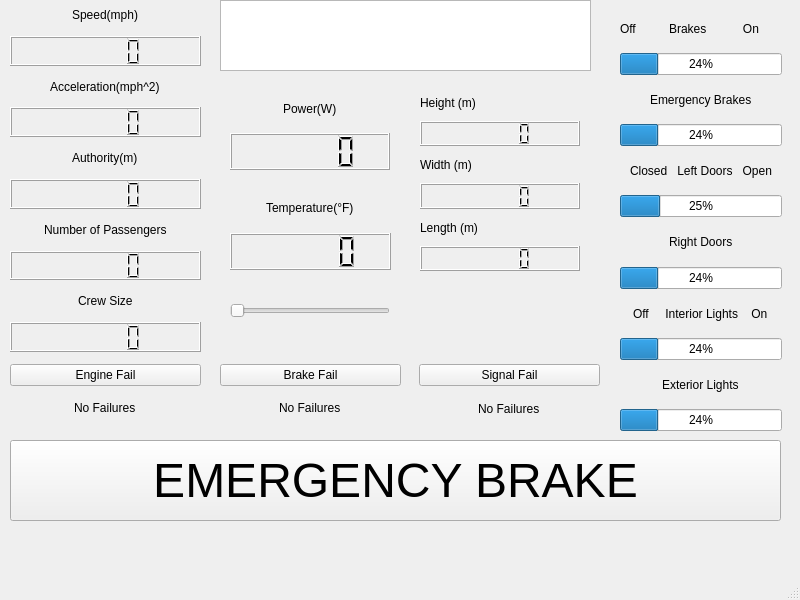
<?xml version="1.0" encoding="UTF-8"?>
<ui version="4.0">
 <class>trainUI</class>
 <widget class="QMainWindow" name="trainUI">
  <property name="geometry">
   <rect>
    <x>0</x>
    <y>0</y>
    <width>800</width>
    <height>600</height>
   </rect>
  </property>
  <property name="windowTitle">
   <string>trainUI</string>
  </property>
  <widget class="QWidget" name="centralwidget">
   <widget class="QLabel" name="label_16">
    <property name="geometry">
     <rect>
      <x>10</x>
      <y>190</y>
      <width>771</width>
      <height>161</height>
     </rect>
    </property>
    <property name="baseSize">
     <size>
      <width>10</width>
      <height>10</height>
     </size>
    </property>
    <property name="palette">
     <palette>
      <active>
       <colorrole role="Text">
        <brush brushstyle="SolidPattern">
         <color alpha="216">
          <red>242</red>
          <green>11</green>
          <blue>0</blue>
         </color>
        </brush>
       </colorrole>
       <colorrole role="PlaceholderText">
        <brush brushstyle="SolidPattern">
         <color alpha="128">
          <red>242</red>
          <green>11</green>
          <blue>0</blue>
         </color>
        </brush>
       </colorrole>
      </active>
      <inactive>
       <colorrole role="Text">
        <brush brushstyle="SolidPattern">
         <color alpha="216">
          <red>242</red>
          <green>11</green>
          <blue>0</blue>
         </color>
        </brush>
       </colorrole>
       <colorrole role="PlaceholderText">
        <brush brushstyle="SolidPattern">
         <color alpha="128">
          <red>242</red>
          <green>11</green>
          <blue>0</blue>
         </color>
        </brush>
       </colorrole>
      </inactive>
      <disabled>
       <colorrole role="Text">
        <brush brushstyle="SolidPattern">
         <color alpha="63">
          <red>255</red>
          <green>255</green>
          <blue>255</blue>
         </color>
        </brush>
       </colorrole>
       <colorrole role="PlaceholderText">
        <brush brushstyle="SolidPattern">
         <color alpha="128">
          <red>255</red>
          <green>255</green>
          <blue>255</blue>
         </color>
        </brush>
       </colorrole>
      </disabled>
     </palette>
    </property>
    <property name="font">
     <font>
      <family>Arial</family>
      <pointsize>50</pointsize>
      <weight>75</weight>
      <bold>true</bold>
     </font>
    </property>
    <property name="layoutDirection">
     <enum>Qt::LeftToRight</enum>
    </property>
    <property name="autoFillBackground">
     <bool>false</bool>
    </property>
    <property name="text">
     <string/>
    </property>
    <property name="alignment">
     <set>Qt::AlignCenter</set>
    </property>
   </widget>
   <widget class="QWidget" name="verticalLayoutWidget_2">
    <property name="geometry">
     <rect>
      <x>220</x>
      <y>364</y>
      <width>181</width>
      <height>61</height>
     </rect>
    </property>
    <layout class="QVBoxLayout" name="verticalLayout_2">
     <item>
      <widget class="QPushButton" name="BrakeFail">
       <property name="text">
        <string>Brake Fail</string>
       </property>
      </widget>
     </item>
     <item alignment="Qt::AlignHCenter|Qt::AlignVCenter">
      <widget class="QLabel" name="label_2">
       <property name="text">
        <string>No Failures</string>
       </property>
      </widget>
     </item>
    </layout>
   </widget>
   <widget class="QPushButton" name="pushButton">
    <property name="geometry">
     <rect>
      <x>10</x>
      <y>440</y>
      <width>771</width>
      <height>81</height>
     </rect>
    </property>
    <property name="palette">
     <palette>
      <active>
       <colorrole role="WindowText">
        <brush brushstyle="SolidPattern">
         <color alpha="216">
          <red>255</red>
          <green>0</green>
          <blue>12</blue>
         </color>
        </brush>
       </colorrole>
      </active>
      <inactive>
       <colorrole role="WindowText">
        <brush brushstyle="SolidPattern">
         <color alpha="216">
          <red>255</red>
          <green>0</green>
          <blue>12</blue>
         </color>
        </brush>
       </colorrole>
      </inactive>
      <disabled>
       <colorrole role="WindowText">
        <brush brushstyle="SolidPattern">
         <color alpha="63">
          <red>255</red>
          <green>255</green>
          <blue>255</blue>
         </color>
        </brush>
       </colorrole>
      </disabled>
     </palette>
    </property>
    <property name="font">
     <font>
      <pointsize>36</pointsize>
     </font>
    </property>
    <property name="text">
     <string>EMERGENCY BRAKE</string>
    </property>
   </widget>
   <widget class="QWidget" name="verticalLayoutWidget_7">
    <property name="geometry">
     <rect>
      <x>230</x>
      <y>90</y>
      <width>160</width>
      <height>80</height>
     </rect>
    </property>
    <layout class="QVBoxLayout" name="verticalLayout_7">
     <item alignment="Qt::AlignHCenter">
      <widget class="QLabel" name="label_17">
       <property name="text">
        <string>Power(W)</string>
       </property>
      </widget>
     </item>
     <item>
      <widget class="QLCDNumber" name="lcdNumber_7"/>
     </item>
    </layout>
   </widget>
   <widget class="QWidget" name="verticalLayoutWidget_6">
    <property name="geometry">
     <rect>
      <x>230</x>
      <y>189</y>
      <width>161</width>
      <height>81</height>
     </rect>
    </property>
    <layout class="QVBoxLayout" name="verticalLayout_6">
     <item alignment="Qt::AlignHCenter">
      <widget class="QLabel" name="label_15">
       <property name="text">
        <string>Temperature(°F)</string>
       </property>
      </widget>
     </item>
     <item>
      <widget class="QLCDNumber" name="lcdNumber_6"/>
     </item>
    </layout>
   </widget>
   <widget class="QWidget" name="verticalLayoutWidget">
    <property name="geometry">
     <rect>
      <x>10</x>
      <y>364</y>
      <width>191</width>
      <height>61</height>
     </rect>
    </property>
    <layout class="QVBoxLayout" name="verticalLayout">
     <item>
      <widget class="QPushButton" name="EngineFail">
       <property name="text">
        <string>Engine Fail</string>
       </property>
      </widget>
     </item>
     <item alignment="Qt::AlignHCenter|Qt::AlignVCenter">
      <widget class="QLabel" name="label">
       <property name="text">
        <string>No Failures</string>
       </property>
      </widget>
     </item>
    </layout>
   </widget>
   <widget class="QWidget" name="verticalLayoutWidget_4">
    <property name="geometry">
     <rect>
      <x>10</x>
      <y>0</y>
      <width>191</width>
      <height>352</height>
     </rect>
    </property>
    <layout class="QVBoxLayout" name="verticalLayout_4">
     <item alignment="Qt::AlignHCenter|Qt::AlignVCenter">
      <widget class="QLabel" name="label_4">
       <property name="text">
        <string>Speed(mph)</string>
       </property>
      </widget>
     </item>
     <item>
      <widget class="QLCDNumber" name="lcdNumber"/>
     </item>
     <item alignment="Qt::AlignHCenter">
      <widget class="QLabel" name="label_5">
       <property name="text">
        <string>Acceleration(mph^2)</string>
       </property>
      </widget>
     </item>
     <item>
      <widget class="QLCDNumber" name="lcdNumber_2"/>
     </item>
     <item alignment="Qt::AlignHCenter">
      <widget class="QLabel" name="label_6">
       <property name="text">
        <string>Authority(m)</string>
       </property>
      </widget>
     </item>
     <item>
      <widget class="QLCDNumber" name="lcdNumber_3"/>
     </item>
     <item alignment="Qt::AlignHCenter">
      <widget class="QLabel" name="label_7">
       <property name="text">
        <string>Number of Passengers</string>
       </property>
      </widget>
     </item>
     <item>
      <widget class="QLCDNumber" name="lcdNumber_4"/>
     </item>
     <item alignment="Qt::AlignHCenter">
      <widget class="QLabel" name="label_8">
       <property name="text">
        <string>Crew Size</string>
       </property>
      </widget>
     </item>
     <item>
      <widget class="QLCDNumber" name="lcdNumber_5"/>
     </item>
    </layout>
   </widget>
   <widget class="QWidget" name="verticalLayoutWidget_5">
    <property name="geometry">
     <rect>
      <x>620</x>
      <y>10</y>
      <width>162</width>
      <height>421</height>
     </rect>
    </property>
    <layout class="QVBoxLayout" name="verticalLayout_5">
     <item>
      <widget class="QLabel" name="label_9">
       <property name="text">
        <string>Off          Brakes           On</string>
       </property>
      </widget>
     </item>
     <item>
      <widget class="QProgressBar" name="progressBar">
       <property name="value">
        <number>24</number>
       </property>
      </widget>
     </item>
     <item alignment="Qt::AlignHCenter">
      <widget class="QLabel" name="label_10">
       <property name="text">
        <string>Emergency Brakes</string>
       </property>
      </widget>
     </item>
     <item>
      <widget class="QProgressBar" name="progressBar_2">
       <property name="value">
        <number>24</number>
       </property>
      </widget>
     </item>
     <item alignment="Qt::AlignHCenter">
      <widget class="QLabel" name="label_11">
       <property name="text">
        <string>Closed   Left Doors   Open</string>
       </property>
      </widget>
     </item>
     <item>
      <widget class="QProgressBar" name="progressBar_3">
       <property name="minimum">
        <number>0</number>
       </property>
       <property name="value">
        <number>25</number>
       </property>
      </widget>
     </item>
     <item alignment="Qt::AlignHCenter">
      <widget class="QLabel" name="label_12">
       <property name="text">
        <string>Right Doors</string>
       </property>
      </widget>
     </item>
     <item>
      <widget class="QProgressBar" name="progressBar_4">
       <property name="value">
        <number>24</number>
       </property>
      </widget>
     </item>
     <item alignment="Qt::AlignHCenter">
      <widget class="QLabel" name="label_13">
       <property name="text">
        <string>Off     Interior Lights    On</string>
       </property>
      </widget>
     </item>
     <item>
      <widget class="QProgressBar" name="progressBar_5">
       <property name="value">
        <number>24</number>
       </property>
      </widget>
     </item>
     <item alignment="Qt::AlignHCenter">
      <widget class="QLabel" name="label_14">
       <property name="text">
        <string>Exterior Lights</string>
       </property>
      </widget>
     </item>
     <item>
      <widget class="QProgressBar" name="progressBar_6">
       <property name="value">
        <number>24</number>
       </property>
      </widget>
     </item>
    </layout>
   </widget>
   <widget class="QWidget" name="verticalLayoutWidget_3">
    <property name="geometry">
     <rect>
      <x>419</x>
      <y>364</y>
      <width>181</width>
      <height>61</height>
     </rect>
    </property>
    <layout class="QVBoxLayout" name="verticalLayout_3">
     <item>
      <widget class="QPushButton" name="SignalFail">
       <property name="text">
        <string>Signal Fail</string>
       </property>
      </widget>
     </item>
     <item alignment="Qt::AlignHCenter">
      <widget class="QLabel" name="label_3">
       <property name="text">
        <string>No Failures</string>
       </property>
      </widget>
     </item>
    </layout>
   </widget>
   <widget class="QSlider" name="Temp_Change">
    <property name="geometry">
     <rect>
      <x>230</x>
      <y>300</y>
      <width>160</width>
      <height>22</height>
     </rect>
    </property>
    <property name="minimum">
     <number>60</number>
    </property>
    <property name="maximum">
     <number>80</number>
    </property>
    <property name="orientation">
     <enum>Qt::Horizontal</enum>
    </property>
   </widget>
   <widget class="QTextBrowser" name="textBrowser">
    <property name="geometry">
     <rect>
      <x>220</x>
      <y>0</y>
      <width>371</width>
      <height>71</height>
     </rect>
    </property>
    <property name="font">
     <font>
      <pointsize>36</pointsize>
      <weight>75</weight>
      <bold>true</bold>
     </font>
    </property>
    <property name="layoutDirection">
     <enum>Qt::LeftToRight</enum>
    </property>
    <property name="autoFillBackground">
     <bool>true</bool>
    </property>
   </widget>
   <widget class="QWidget" name="verticalLayoutWidget_8">
    <property name="geometry">
     <rect>
      <x>420</x>
      <y>90</y>
      <width>160</width>
      <height>181</height>
     </rect>
    </property>
    <layout class="QVBoxLayout" name="verticalLayout_8">
     <item>
      <widget class="QLabel" name="Height">
       <property name="text">
        <string>Height (m)</string>
       </property>
      </widget>
     </item>
     <item>
      <widget class="QLCDNumber" name="Height_2"/>
     </item>
     <item>
      <widget class="QLabel" name="Width">
       <property name="text">
        <string>Width (m)</string>
       </property>
      </widget>
     </item>
     <item>
      <widget class="QLCDNumber" name="Width_2"/>
     </item>
     <item>
      <widget class="QLabel" name="Length">
       <property name="text">
        <string>Length (m)</string>
       </property>
      </widget>
     </item>
     <item>
      <widget class="QLCDNumber" name="Length_2"/>
     </item>
    </layout>
   </widget>
  </widget>
  <widget class="QMenuBar" name="menubar">
   <property name="geometry">
    <rect>
     <x>0</x>
     <y>0</y>
     <width>800</width>
     <height>24</height>
    </rect>
   </property>
  </widget>
  <widget class="QStatusBar" name="statusbar"/>
 </widget>
 <resources/>
 <connections/>
</ui>
